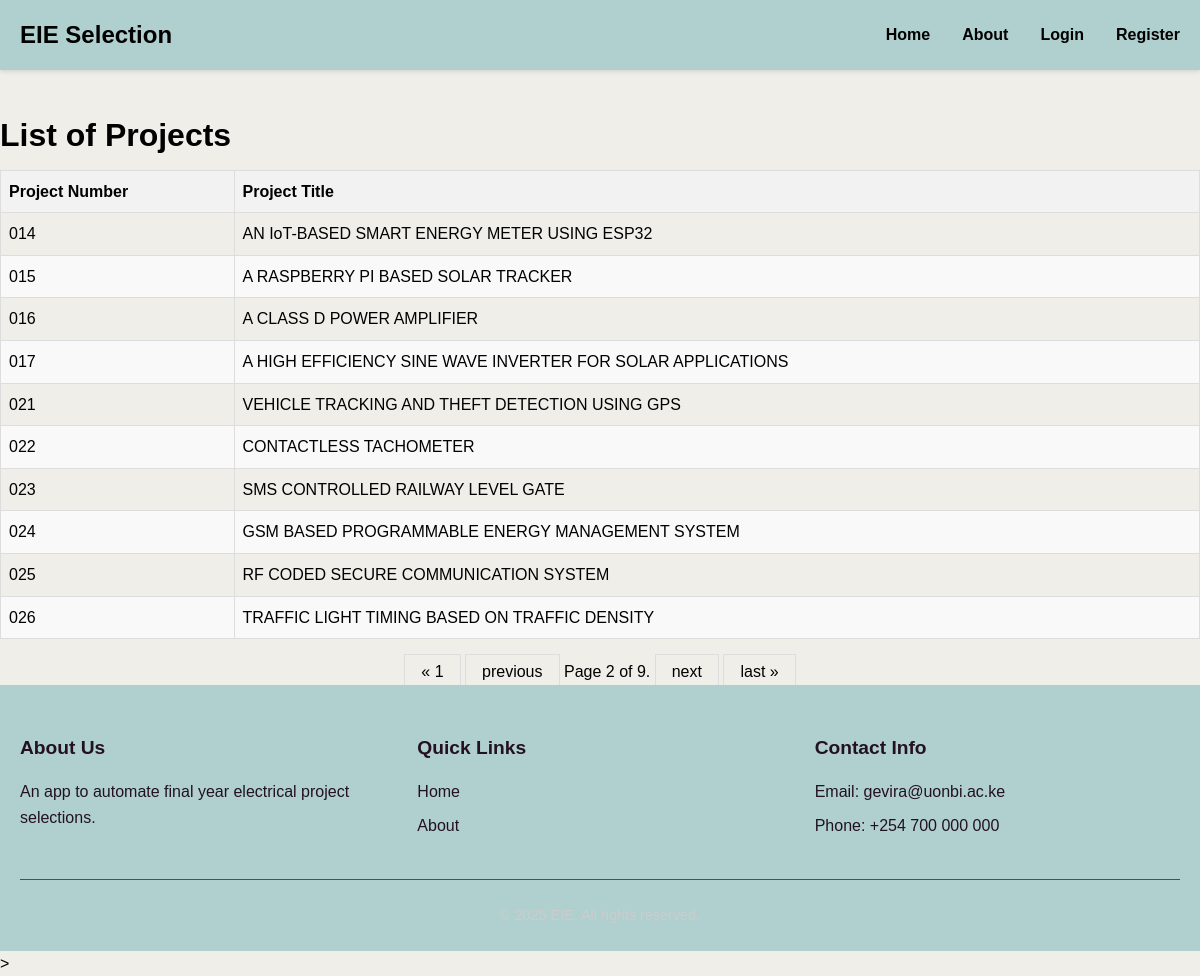
Screenshot of /?page=2 with the database file from the repository.
### base/models.py (models this page shows, shortened)
class Project(models.Model):
    project_title = models.CharField(max_length=255, default='')
    project_number = models.TextField(blank=True, null=True)
    created_at = models.DateTimeField(default=timezone.now)
    is_available = models.BooleanField(default=True)
    assigned_student = models.OneToOneField(User, null = True, blank = True, on_delete= models.CASCADE)

### base/views.py (the view)
# urls.py: 2. Add a URL to urlpatterns:  path('', views.home, name='home')
def home(request):
    projects = Project.objects.all().order_by('-created_at')
    if not projects.exists():
        messages.info(request, "No projects available yet. Please contact an administrator to add projects.")
        return render(request, 'base/home.html', {'page_obj': None})
    paginator = Paginator(projects, 10)
    page_number = request.GET.get('page')
    page_obj = paginator.get_page(page_number)
    return render(request, 'base/home.html', {'page_obj': page_obj})

### base/templates/base/home.html
{%   extends "base/base.html" %}
{% block content %}
    <h1>List of Projects</h1>
    {% if page_obj %}
        <table>
            <thead>
                <tr>
                    <th>Project Number</th>
                    <th>Project Title</th>
                </tr>
            </thead>
            <tbody>
                {% for project in page_obj %}
                <tr>
                    <td>{{ project.project_number }}</td>
                    <td>{{ project.project_title }}</td>
                </tr>
                {% endfor %}
            </tbody>
        </table>
        <div class="pagination">
            <span class="step-links">
                {% if page_obj.has_previous %}
                    <a href="?page=1">&laquo; 1</a>
                    <a href="?page={{ page_obj.previous_page_number }}">previous</a>
                {% endif %}
                <span class="current">
                    Page {{ page_obj.number }} of {{ page_obj.paginator.num_pages }}.
                </span>
                {% if page_obj.has_next %}
                    <a href="?page={{ page_obj.next_page_number }}">next</a>
                    <a href="?page={{ page_obj.paginator.num_pages }}">last &raquo;</a>
                {% endif %}
            </span>
        </div>
    {% else %}
        <p>No project data available.</p>
    {% endif %}
{% endblock content %}

### base/static/base.css (style rules this page uses)
* { margin: 0; padding: 0; box-sizing: border-box; }
body { font-family: 'Arial', sans-serif; line-height: 1.6; color: black; background-color: #F0EEE8; min-height: 100vh; display: flex; flex-direction: column; justify-content: center; }
h1, h2, h3, h4, h5, h6 { margin-bottom: 0.5rem; font-weight: 600; }
a { color: #007bff; text-decoration: none; }

### base/static/home.css (style rules this page uses)
table { width: 100%; border-collapse: collapse; }
th, td { border: 1px solid #ddd; padding: 8px; text-align: left; }
th { background-color: #f2f2f2; }
tr:nth-child(even) { background-color: #f9f9f9; }
.pagination { margin-top: 20px; display: flex; justify-content: center; }
.pagination a { color: black; padding: 8px 16px; text-decoration: none; border: 1px solid #ddd; }

### rows the page displays
Project: project_number "014", project_title "AN IoT-BASED SMART ENERGY METER USING ESP32"
Project: project_number "015", project_title "A RASPBERRY PI BASED SOLAR TRACKER"
Project: project_number "016", project_title "A CLASS D POWER AMPLIFIER"
Project: project_number "017", project_title "A HIGH EFFICIENCY SINE WAVE INVERTER FOR SOLAR APPLICATIONS"
Project: project_number "021", project_title "VEHICLE TRACKING AND THEFT DETECTION USING GPS"
Project: project_number "022", project_title "CONTACTLESS TACHOMETER"
Project: project_number "023", project_title "SMS CONTROLLED RAILWAY LEVEL GATE"
Project: project_number "024", project_title "GSM BASED PROGRAMMABLE ENERGY MANAGEMENT SYSTEM"
Project: project_number "025", project_title "RF CODED SECURE COMMUNICATION SYSTEM"
Project: project_number "026", project_title "TRAFFIC LIGHT TIMING BASED ON TRAFFIC DENSITY"

### other values shown
{{ page_obj.number }} "2"
{{ page_obj.paginator.num_pages }} "9"
